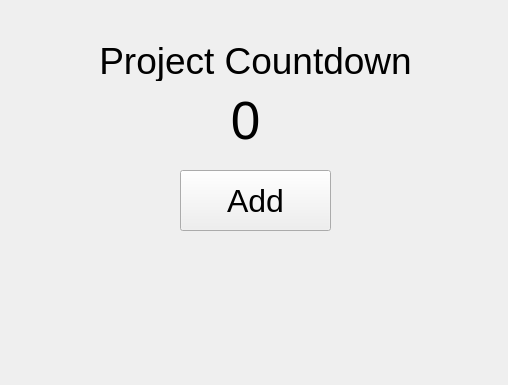
<?xml version="1.0" encoding="UTF-8"?>
<ui version="4.0">
 <class>Form</class>
 <widget class="QWidget" name="Form">
  <property name="geometry">
   <rect>
    <x>0</x>
    <y>0</y>
    <width>508</width>
    <height>385</height>
   </rect>
  </property>
  <property name="windowTitle">
   <string>Form</string>
  </property>
  <property name="windowIcon">
   <iconset>
    <normaloff>../resources/lambo3.jpeg</normaloff>../resources/lambo3.jpeg</iconset>
  </property>
  <property name="styleSheet">
   <string notr="true"/>
  </property>
  <widget class="QLabel" name="label">
   <property name="geometry">
    <rect>
     <x>60</x>
     <y>40</y>
     <width>391</width>
     <height>41</height>
    </rect>
   </property>
   <property name="font">
    <font>
     <pointsize>28</pointsize>
    </font>
   </property>
   <property name="text">
    <string>Project Countdown</string>
   </property>
   <property name="alignment">
    <set>Qt::AlignCenter</set>
   </property>
  </widget>
  <widget class="QLabel" name="lblCount">
   <property name="geometry">
    <rect>
     <x>210</x>
     <y>90</y>
     <width>71</width>
     <height>61</height>
    </rect>
   </property>
   <property name="font">
    <font>
     <pointsize>40</pointsize>
    </font>
   </property>
   <property name="text">
    <string>0</string>
   </property>
   <property name="alignment">
    <set>Qt::AlignCenter</set>
   </property>
  </widget>
  <widget class="QPushButton" name="btnAdd">
   <property name="geometry">
    <rect>
     <x>180</x>
     <y>170</y>
     <width>151</width>
     <height>61</height>
    </rect>
   </property>
   <property name="font">
    <font>
     <family>Nirmala UI</family>
     <pointsize>24</pointsize>
     <weight>9</weight>
     <italic>false</italic>
     <bold>false</bold>
    </font>
   </property>
   <property name="styleSheet">
    <string notr="true">font: 75 24pt &quot;Nirmala UI&quot;;</string>
   </property>
   <property name="text">
    <string extracomment="hmmm">Add</string>
   </property>
  </widget>
 </widget>
 <resources/>
 <connections/>
</ui>
